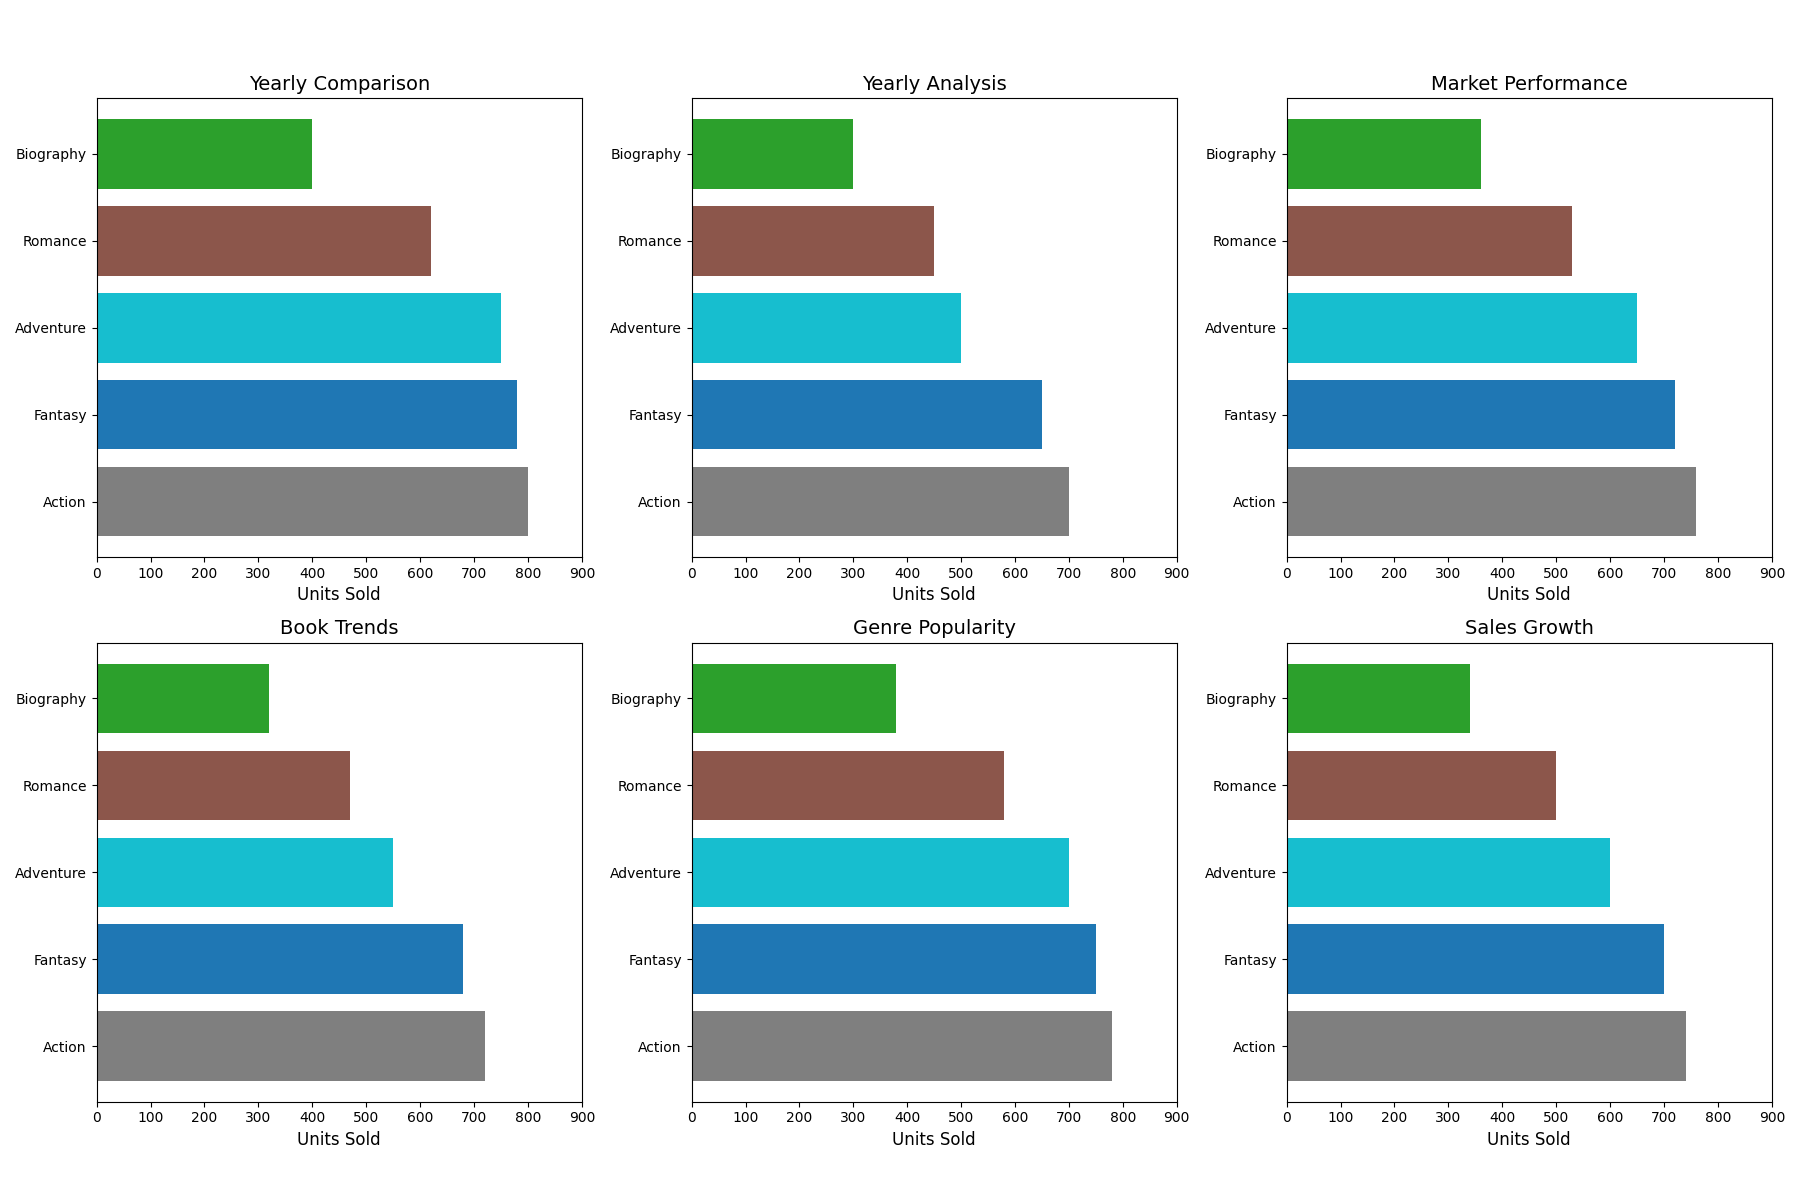

Reproduce this figure in Python.
import matplotlib.pyplot as plt

genres = ['Adventure', 'Romance', 'Action', 'Biography', 'Fantasy']
years = [2015, 2016, 2017, 2018, 2019, 2020]

sales_data = {
    'Adventure': [500, 550, 600, 650, 700, 750],
    'Romance': [450, 470, 500, 530, 580, 620],
    'Action': [700, 720, 740, 760, 780, 800],
    'Biography': [300, 320, 340, 360, 380, 400],
    'Fantasy': [650, 680, 700, 720, 750, 780]
}

color_map = plt.cm.get_cmap('tab10', len(genres))

# Manually shuffle colors by re-ordering the color indices for aesthetic variation
shuffled_color_indices = [3, 0, 4, 2, 1]

fig, ax = plt.subplots(nrows=2, ncols=3, figsize=(18, 12))
ax = ax.flatten()

custom_titles = ['Yearly Analysis', 'Book Trends', 'Sales Growth', 'Market Performance', 'Genre Popularity', 'Yearly Comparison']

desired_order = [5, 0, 3, 1, 4, 2]

for plot_index, year_index in enumerate(desired_order):
    year_sales = [(genre, sales_data[genre][year_index]) for genre in genres]
    year_sales_sorted = sorted(year_sales, key=lambda x: x[1], reverse=True)
    
    sorted_genres = [item[0] for item in year_sales_sorted]
    sorted_sales = [item[1] for item in year_sales_sorted]
    
    # Apply shuffled color order
    bars = ax[plot_index].barh(sorted_genres, sorted_sales, color=[color_map(shuffled_color_indices[j]) for j in range(len(genres))])
    ax[plot_index].set_xlim(0, max(max(sales) for sales in sales_data.values()) + 100)
    ax[plot_index].set_xlabel("Units Sold", fontsize=12)
    ax[plot_index].set_title(custom_titles[year_index], fontsize=14)

plt.tight_layout(rect=[0, 0.03, 1, 0.95])
plt.show()
